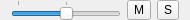
<?xml version="1.0" encoding="UTF-8"?>
<ui version="4.0">
 <class>MixerControl</class>
 <widget class="QWidget" name="MixerControl">
  <property name="geometry">
   <rect>
    <x>0</x>
    <y>0</y>
    <width>190</width>
    <height>20</height>
   </rect>
  </property>
  <property name="sizePolicy">
   <sizepolicy hsizetype="Minimum" vsizetype="Minimum">
    <horstretch>0</horstretch>
    <verstretch>0</verstretch>
   </sizepolicy>
  </property>
  <property name="minimumSize">
   <size>
    <width>0</width>
    <height>20</height>
   </size>
  </property>
  <property name="focusPolicy">
   <enum>Qt::TabFocus</enum>
  </property>
  <property name="windowTitle">
   <string>Track Control</string>
  </property>
  <property name="whatsThis">
   <string>Track Control (what)</string>
  </property>
  <property name="accessibleName">
   <string>Track Control (ac)</string>
  </property>
  <layout class="QGridLayout" name="gridLayout">
   <property name="topMargin">
    <number>0</number>
   </property>
   <property name="bottomMargin">
    <number>0</number>
   </property>
   <property name="horizontalSpacing">
    <number>-1</number>
   </property>
   <property name="verticalSpacing">
    <number>0</number>
   </property>
   <item row="0" column="1">
    <widget class="QToolButton" name="muteButton">
     <property name="maximumSize">
      <size>
       <width>40</width>
       <height>16777215</height>
      </size>
     </property>
     <property name="whatsThis">
      <string>Mut button</string>
     </property>
     <property name="accessibleName">
      <string>Mute</string>
     </property>
     <property name="accessibleDescription">
      <string>Mutte option</string>
     </property>
     <property name="text">
      <string>M</string>
     </property>
     <property name="checkable">
      <bool>true</bool>
     </property>
     <property name="toolButtonStyle">
      <enum>Qt::ToolButtonTextOnly</enum>
     </property>
    </widget>
   </item>
   <item row="0" column="2">
    <widget class="QToolButton" name="soloButton">
     <property name="maximumSize">
      <size>
       <width>40</width>
       <height>16777215</height>
      </size>
     </property>
     <property name="whatsThis">
      <string>Solo Button</string>
     </property>
     <property name="accessibleName">
      <string>Solo</string>
     </property>
     <property name="accessibleDescription">
      <string>Solo Option</string>
     </property>
     <property name="text">
      <string>S</string>
     </property>
     <property name="checkable">
      <bool>true</bool>
     </property>
     <property name="toolButtonStyle">
      <enum>Qt::ToolButtonTextOnly</enum>
     </property>
    </widget>
   </item>
   <item row="0" column="0" alignment="Qt::AlignTop">
    <widget class="QSlider" name="volumeSlider">
     <property name="sizePolicy">
      <sizepolicy hsizetype="MinimumExpanding" vsizetype="Fixed">
       <horstretch>0</horstretch>
       <verstretch>0</verstretch>
      </sizepolicy>
     </property>
     <property name="minimumSize">
      <size>
       <width>100</width>
       <height>0</height>
      </size>
     </property>
     <property name="whatsThis">
      <string>Volume sider</string>
     </property>
     <property name="accessibleName">
      <string>Volume</string>
     </property>
     <property name="accessibleDescription">
      <string>Volume Option</string>
     </property>
     <property name="minimum">
      <number>-63</number>
     </property>
     <property name="maximum">
      <number>63</number>
     </property>
     <property name="orientation">
      <enum>Qt::Horizontal</enum>
     </property>
     <property name="tickPosition">
      <enum>QSlider::TicksAbove</enum>
     </property>
     <property name="tickInterval">
      <number>64</number>
     </property>
    </widget>
   </item>
  </layout>
 </widget>
 <resources/>
 <connections/>
</ui>
